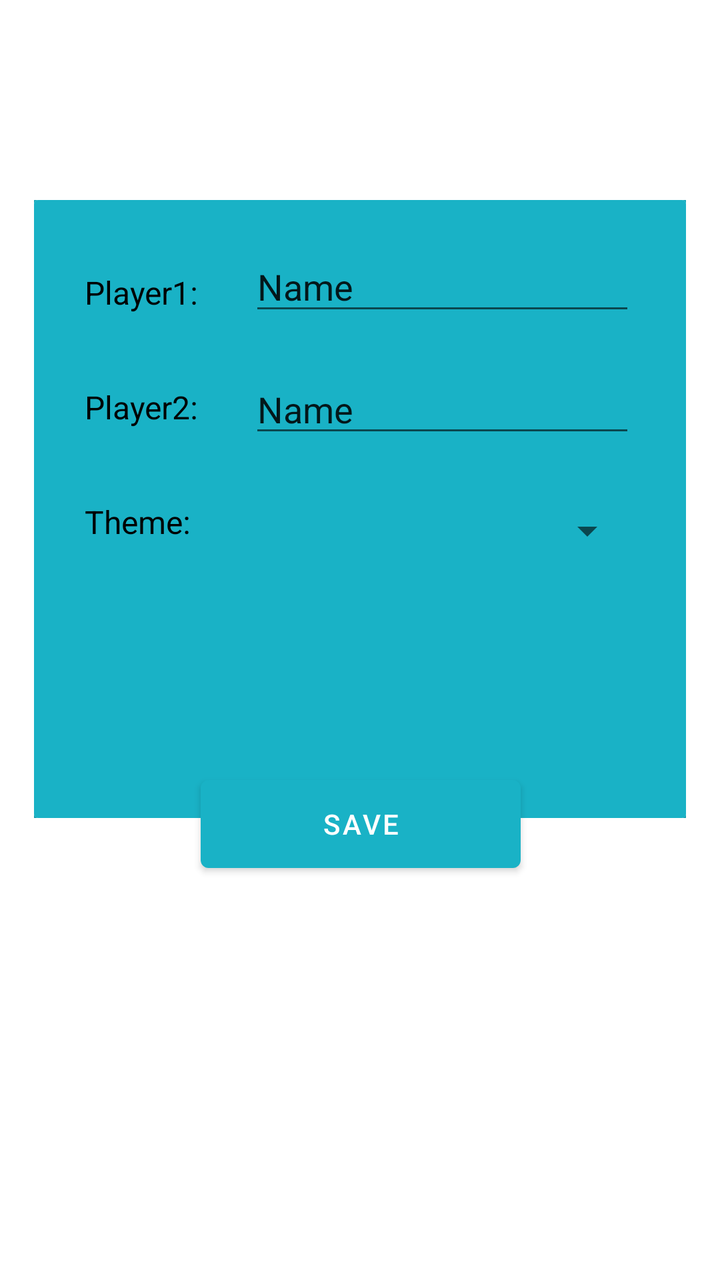
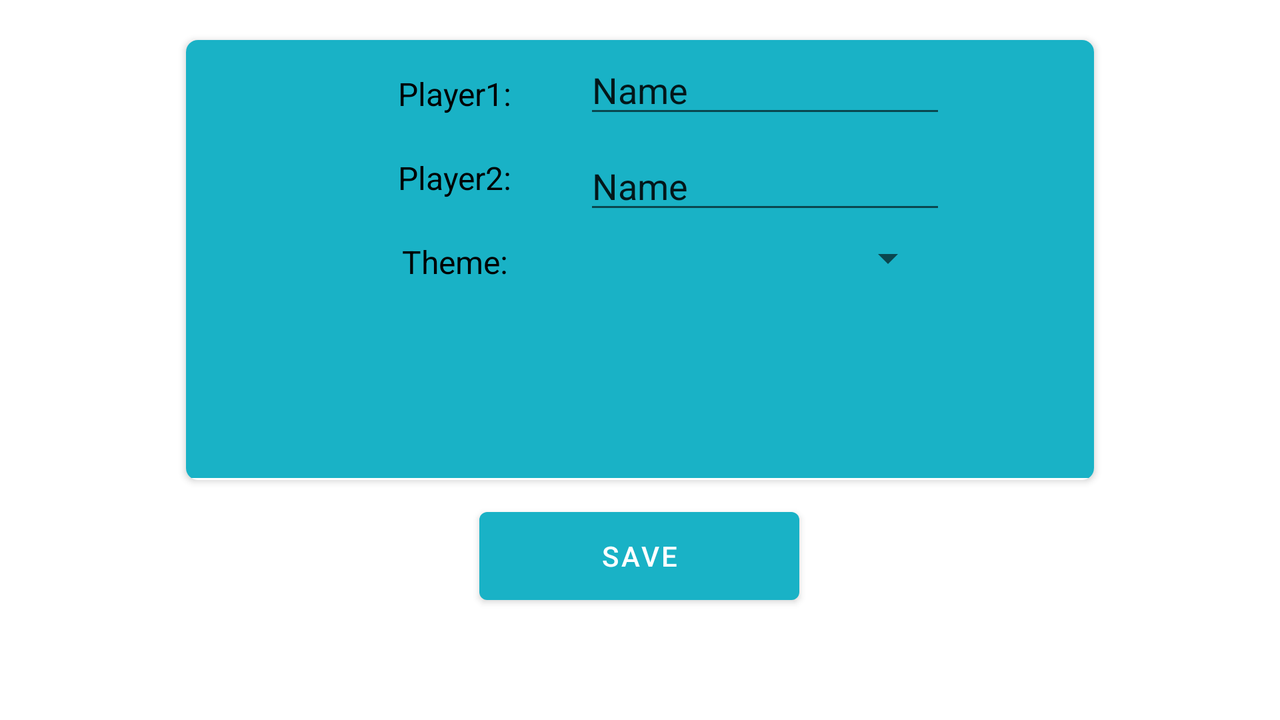

An Android layout and its configuration variant, each rendered on a device that would load it. The default file and the variant file are quoted in full after the pictures.
<!-- AndroidManifest.xml: application theme Theme.TICTACTOE -->
<!-- res/layout/fragment_settings.xml -->
<?xml version="1.0" encoding="utf-8"?>
<androidx.constraintlayout.widget.ConstraintLayout xmlns:android="http://schemas.android.com/apk/res/android"
    xmlns:app="http://schemas.android.com/apk/res-auto"
    xmlns:tools="http://schemas.android.com/tools"
    android:layout_width="match_parent"
    android:layout_height="match_parent"
    tools:context=".view.SettingsFragment">

    <androidx.constraintlayout.widget.ConstraintLayout
        android:id="@+id/constraintLayout4"
        android:layout_width="326dp"
        android:layout_height="309dp"
        android:background="#19B2C6"
        android:layout_marginTop="125dp"
        app:layout_constraintBottom_toTopOf="@+id/saveSettings"
        app:layout_constraintEnd_toEndOf="parent"
        app:layout_constraintHorizontal_bias="0.5"
        app:layout_constraintStart_toStartOf="parent"
        app:layout_constraintTop_toTopOf="parent"
        tools:ignore="MissingConstraints">

        <androidx.cardview.widget.CardView
            android:id="@+id/cardView2"
            android:layout_width="match_parent"
            android:layout_height="wrap_content">

            <androidx.constraintlayout.widget.ConstraintLayout
                android:layout_width="match_parent"
                android:layout_height="322dp"
                android:background="#19B2C6">

                <ImageView
                    android:id="@+id/themePreview2"
                    android:layout_width="126dp"
                    android:layout_height="94dp"
                    android:src="@drawable/ic_launcher_foreground"
                    app:layout_constraintBottom_toBottomOf="parent"
                    app:layout_constraintEnd_toEndOf="parent"
                    app:layout_constraintHorizontal_bias="0.5"
                    app:layout_constraintStart_toEndOf="@+id/themePreview"
                    app:layout_constraintTop_toBottomOf="@+id/themeSelector" />

                <TextView
                    android:id="@+id/textView"
                    android:layout_width="wrap_content"
                    android:layout_height="22dp"
                    android:text="Theme: "
                    android:textColor="@color/black"
                    android:textSize="16sp"
                    app:layout_constraintBottom_toTopOf="@+id/themePreview"
                    app:layout_constraintEnd_toStartOf="@+id/themeSelector"
                    app:layout_constraintHorizontal_bias="0.5"
                    app:layout_constraintStart_toStartOf="parent"
                    app:layout_constraintTop_toBottomOf="@+id/textView7" />

                <TextView
                    android:id="@+id/textView5"
                    android:layout_width="wrap_content"
                    android:layout_height="22dp"
                    android:text="Player1:"
                    android:textColor="@color/black"
                    android:textSize="16sp"
                    app:layout_constraintBottom_toTopOf="@+id/textView7"
                    app:layout_constraintEnd_toStartOf="@+id/namePLayer1"
                    app:layout_constraintHorizontal_bias="0.5"
                    app:layout_constraintStart_toStartOf="parent"
                    app:layout_constraintTop_toTopOf="parent" />

                <Spinner
                    android:id="@+id/themeSelector"
                    android:layout_width="193dp"
                    android:layout_height="42dp"
                    android:textColor="@color/black"
                    app:layout_constraintBottom_toTopOf="@+id/themePreview2"
                    app:layout_constraintEnd_toEndOf="parent"
                    app:layout_constraintHorizontal_bias="0.5"
                    app:layout_constraintStart_toEndOf="@+id/textView"
                    app:layout_constraintTop_toBottomOf="@+id/namePLayer2" />

                <EditText
                    android:id="@+id/namePLayer1"
                    android:layout_width="193dp"
                    android:layout_height="42dp"
                    android:ems="10"
                    android:inputType="textPersonName"
                    android:text="Name"
                    app:layout_constraintBottom_toTopOf="@+id/namePLayer2"
                    app:layout_constraintEnd_toEndOf="parent"
                    app:layout_constraintHorizontal_bias="0.5"
                    app:layout_constraintStart_toEndOf="@+id/textView5"
                    app:layout_constraintTop_toTopOf="parent" />

                <EditText
                    android:id="@+id/namePLayer2"
                    android:layout_width="193dp"
                    android:layout_height="40dp"
                    android:ems="10"
                    android:inputType="textPersonName"
                    android:text="Name"
                    app:layout_constraintBottom_toTopOf="@+id/themeSelector"
                    app:layout_constraintEnd_toEndOf="parent"
                    app:layout_constraintHorizontal_bias="0.5"
                    app:layout_constraintStart_toEndOf="@+id/textView7"
                    app:layout_constraintTop_toBottomOf="@+id/namePLayer1" />

                <TextView
                    android:id="@+id/textView7"
                    android:layout_width="wrap_content"
                    android:layout_height="22dp"
                    android:text="Player2:"
                    android:textColor="@color/black"
                    android:textSize="16sp"
                    app:layout_constraintBottom_toTopOf="@+id/textView"
                    app:layout_constraintEnd_toStartOf="@+id/namePLayer2"
                    app:layout_constraintHorizontal_bias="0.5"
                    app:layout_constraintStart_toStartOf="parent"
                    app:layout_constraintTop_toBottomOf="@+id/textView5" />

                <ImageView
                    android:id="@+id/themePreview"
                    android:layout_width="126dp"
                    android:layout_height="94dp"
                    android:src="@drawable/ic_launcher_foreground"
                    app:layout_constraintBottom_toBottomOf="parent"
                    app:layout_constraintEnd_toStartOf="@+id/themePreview2"
                    app:layout_constraintHorizontal_bias="0.5"
                    app:layout_constraintStart_toStartOf="parent"
                    app:layout_constraintTop_toBottomOf="@+id/themeSelector" />

            </androidx.constraintlayout.widget.ConstraintLayout>
        </androidx.cardview.widget.CardView>
    </androidx.constraintlayout.widget.ConstraintLayout>

    <Button
        android:id="@+id/saveSettings"
        android:layout_width="160dp"
        android:layout_height="56dp"
        android:layout_marginBottom="200dp"
        android:text="SAVE"
        app:layout_constraintBottom_toBottomOf="parent"
        app:layout_constraintEnd_toEndOf="parent"
        app:layout_constraintHorizontal_bias="0.501"
        app:layout_constraintStart_toStartOf="parent" />

</androidx.constraintlayout.widget.ConstraintLayout>
<!-- resources referenced by this layout -->
<resources>
  <color name="black">#FF000000</color>
  <!-- drawable ic_launcher_foreground: png bitmap (mipmap-hdpi, 4026 bytes) -->
  <style name="Theme.TICTACTOE" parent="Theme.MaterialComponents.DayNight.NoActionBar">
          
          <item name="colorPrimary">@color/myc</item>
          <item name="colorPrimaryVariant">@color/myc</item>
          <item name="colorOnPrimary">@color/white</item>
          
          <item name="colorSecondary">@color/teal_200</item>
          <item name="colorSecondaryVariant">@color/teal_700</item>
          <item name="colorOnSecondary">@color/black</item>
          
          <item name="android:statusBarColor" tools:targetApi="l">?attr/colorPrimaryVariant</item>
          
      </style>
  <color name="myc">#19B2C6</color>
  <color name="white">#FFFFFFFF</color>
  <color name="teal_200">#FF03DAC5</color>
  <color name="teal_700">#FF018786</color>
</resources>
<!-- res/layout-land/fragment_settings.xml (the repository's variant of the layout above) -->
<!-- drawn on the phone turned sideways -->
<?xml version="1.0" encoding="utf-8"?>
<androidx.constraintlayout.widget.ConstraintLayout xmlns:android="http://schemas.android.com/apk/res/android"
    xmlns:app="http://schemas.android.com/apk/res-auto"
    xmlns:tools="http://schemas.android.com/tools"
    android:layout_width="match_parent"
    android:layout_height="match_parent"
    tools:context=".view.SettingsFragment">

    <androidx.cardview.widget.CardView
        android:id="@+id/cardView2"
        android:layout_width="454dp"
        android:layout_height="220dp"
        android:layout_marginStart="24dp"
        android:layout_marginTop="20dp"
        android:layout_marginEnd="24dp"
        app:cardCornerRadius="6dp"
        app:layout_constraintEnd_toEndOf="parent"
        app:layout_constraintStart_toStartOf="parent"
        app:layout_constraintTop_toTopOf="parent">

        <androidx.constraintlayout.widget.ConstraintLayout
            android:layout_width="460dp"
            android:layout_height="219dp"
            android:background="#19B2C6">

            <EditText
                android:id="@+id/namePLayer2"
                android:layout_width="181dp"
                android:layout_height="40dp"
                android:layout_marginTop="8dp"
                android:layout_marginEnd="24dp"
                android:ems="10"
                android:inputType="textPersonName"
                android:text="Name"
                app:layout_constraintEnd_toEndOf="parent"
                app:layout_constraintHorizontal_bias="0.0"
                app:layout_constraintStart_toStartOf="@+id/namePLayer1"
                app:layout_constraintTop_toBottomOf="@+id/namePLayer1" />

            <TextView
                android:id="@+id/textView5"
                android:layout_width="wrap_content"
                android:layout_height="22dp"
                android:layout_marginStart="4dp"
                android:layout_marginTop="16dp"
                android:text="Player1:"
                android:textColor="@color/black"
                android:textSize="16sp"
                app:layout_constraintEnd_toStartOf="@+id/namePLayer1"
                app:layout_constraintHorizontal_bias="0.739"
                app:layout_constraintStart_toStartOf="parent"
                app:layout_constraintTop_toTopOf="parent" />

            <Spinner
                android:id="@+id/themeSelector"
                android:layout_width="165dp"
                android:layout_height="34dp"
                android:layout_marginEnd="4dp"
                android:textColor="@color/black"
                app:layout_constraintEnd_toEndOf="parent"
                app:layout_constraintHorizontal_bias="0.357"
                app:layout_constraintStart_toEndOf="@+id/textView"
                app:layout_constraintTop_toBottomOf="@+id/namePLayer2" />

            <ImageView
                android:id="@+id/themePreview2"
                android:layout_width="110dp"
                android:layout_height="75dp"
                android:src="@drawable/ic_launcher_foreground"
                app:layout_constraintBottom_toBottomOf="parent"
                app:layout_constraintEnd_toEndOf="parent"
                app:layout_constraintHorizontal_bias="0.213"
                app:layout_constraintStart_toEndOf="@+id/themePreview"
                app:layout_constraintTop_toBottomOf="@+id/themeSelector"
                app:layout_constraintVertical_bias="0.588" />

            <ImageView
                android:id="@+id/themePreview"
                android:layout_width="110dp"
                android:layout_height="72dp"
                android:layout_marginStart="112dp"
                android:src="@drawable/ic_launcher_foreground"
                app:layout_constraintBottom_toBottomOf="parent"
                app:layout_constraintStart_toStartOf="parent"
                app:layout_constraintTop_toBottomOf="@+id/themeSelector"
                app:layout_constraintVertical_bias="0.523" />

            <TextView
                android:id="@+id/textView"
                android:layout_width="wrap_content"
                android:layout_height="22dp"
                android:layout_marginStart="108dp"
                android:layout_marginTop="20dp"
                android:text="Theme: "
                android:textColor="@color/black"
                android:textSize="16sp"
                app:layout_constraintStart_toStartOf="parent"
                app:layout_constraintTop_toBottomOf="@+id/textView7" />

            <TextView
                android:id="@+id/textView7"
                android:layout_width="wrap_content"
                android:layout_height="22dp"
                android:layout_marginStart="32dp"
                android:layout_marginTop="20dp"
                android:text="Player2:"
                android:textColor="@color/black"
                android:textSize="16sp"
                app:layout_constraintEnd_toEndOf="@+id/textView5"
                app:layout_constraintHorizontal_bias="1.0"
                app:layout_constraintStart_toStartOf="parent"
                app:layout_constraintTop_toBottomOf="@+id/textView5" />

            <EditText
                android:id="@+id/namePLayer1"
                android:layout_width="181dp"
                android:layout_height="40dp"
                android:layout_marginTop="4dp"
                android:layout_marginEnd="80dp"
                android:ems="10"
                android:inputType="textPersonName"
                android:text="Name"
                app:layout_constraintEnd_toEndOf="parent"
                app:layout_constraintTop_toTopOf="parent" />

        </androidx.constraintlayout.widget.ConstraintLayout>
    </androidx.cardview.widget.CardView>

    <Button
        android:id="@+id/saveSettings"
        android:layout_width="160dp"
        android:layout_height="56dp"
        android:layout_marginTop="10dp"
        android:text="SAVE"
        app:layout_constraintEnd_toEndOf="parent"
        app:layout_constraintHorizontal_bias="0.499"
        app:layout_constraintStart_toStartOf="parent"
        app:layout_constraintTop_toBottomOf="@+id/cardView2" />

</androidx.constraintlayout.widget.ConstraintLayout>
